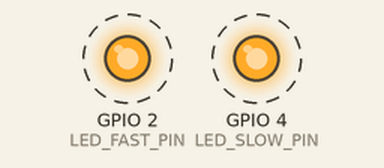
Simulated run of this program. Board: ESP32. On the bench: output pins drawn as LEDs (lit = HIGH). Dashed ring = blinking. What the program prints to the serial monitor is not drawn.

Above: at 1.13 s.
Timing chart, 0 to 4.0 s (numbered marks = the images above):
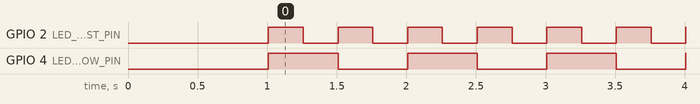

The program:

main.cpp
```cpp
#include <Arduino.h>

#define LED_FAST_PIN 2  // GPIO2 - toggles every FAST_INTERVAL_MS
#define LED_SLOW_PIN 4  // GPIO4 - toggles every SLOW_INTERVAL_MS (2x slower)

const unsigned long FAST_INTERVAL_MS = 250;
const unsigned long SLOW_INTERVAL_MS = 500;

unsigned long lastFastToggle = 0;
unsigned long lastSlowToggle = 0;
bool fastState = LOW;
bool slowState = LOW;

void setup() {
  pinMode(LED_FAST_PIN, OUTPUT);
  pinMode(LED_SLOW_PIN, OUTPUT);
  Serial.begin(115200);
  delay(1000);

  Serial.println("\n=== Who am I? ===");
  Serial.printf("%-16s%s\n", "Chip model:", ESP.getChipModel());
  Serial.printf("%-16s%d\n", "Revision:", ESP.getChipRevision());
  Serial.printf("%-16s%d\n", "Cores:", ESP.getChipCores());
  Serial.printf("%-16s%d MHz\n", "CPU Frequency:", ESP.getCpuFreqMHz());
  Serial.printf("%-16s%d MB\n", "Flash:", ESP.getFlashChipSize() / (1024 * 1024));
  Serial.printf("%-16s%012llX\n", "MAC (eFuse):", ESP.getEfuseMac());
  Serial.printf("%-16s%s\n", "SDK:", ESP.getSdkVersion());
}

void loop() {
  unsigned long now = millis();

  if (now - lastFastToggle >= FAST_INTERVAL_MS) {
    lastFastToggle = now;
    fastState = !fastState;
    digitalWrite(LED_FAST_PIN, fastState);
  }

  if (now - lastSlowToggle >= SLOW_INTERVAL_MS) {
    lastSlowToggle = now;
    slowState = !slowState;
    digitalWrite(LED_SLOW_PIN, slowState);
  }
}
```

Measured:
- by itself, GPIO 2 (LED_FAST_PIN): alternates HIGH for 0.25 s and LOW for 0.25 s
- by itself, GPIO 4 (LED_SLOW_PIN): alternates HIGH for 0.50 s and LOW for 0.50 s
- by itself, everything shown: repeats every 1.0 s, in 4 steps
